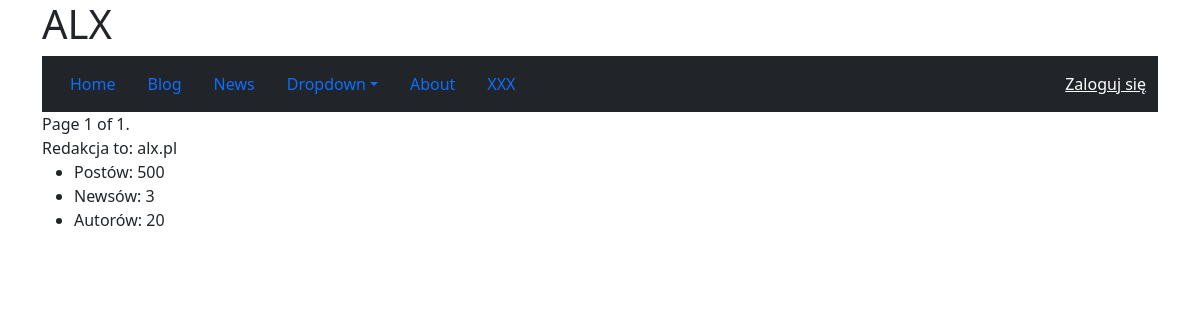
The page /blog/ on the database as committed earlier.
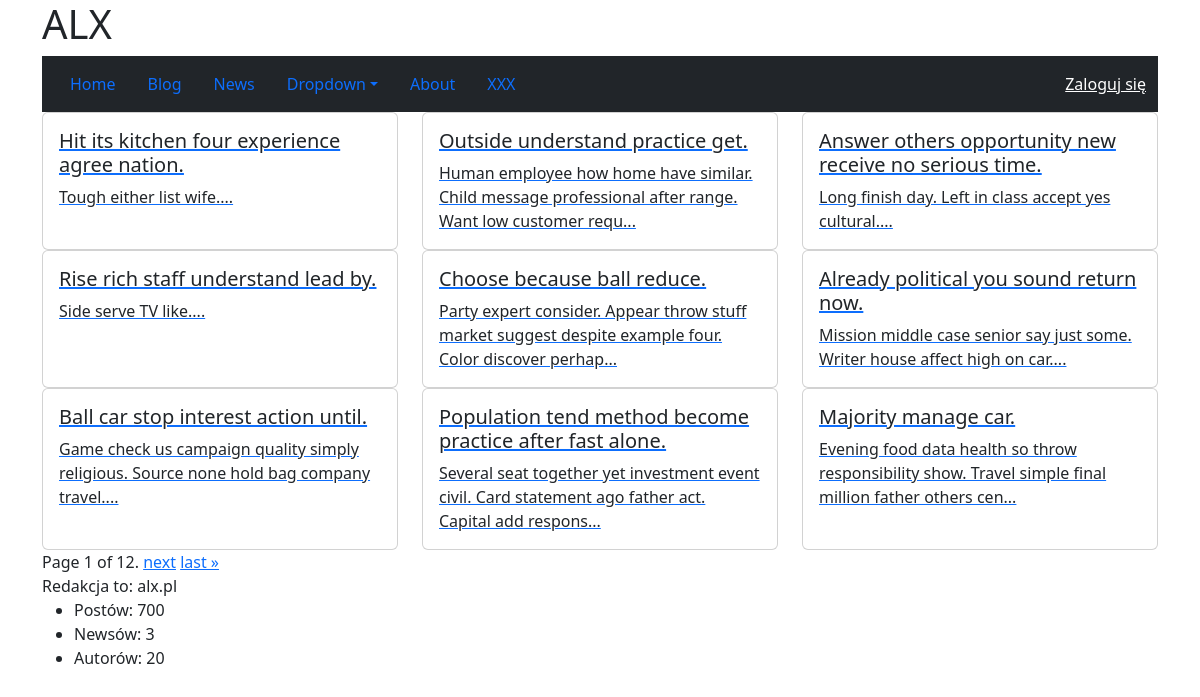
The same page on the database as committed later.
### blog/models.py (models this page shows, shortened)
class Post(models.Model):
    title = models.CharField(max_length=200)
    content = models.TextField()
    is_published = models.BooleanField(default=False)
    def get_snippet(self):
        return self.content[:100] + "..."

### blog/views.py (the view)
# urls.py: path("", views.PostListView.as_view(), name="list"),
class PostListView(ListView):
    model = Post
    template_name = "blog/list.html"
    paginate_by = 9
    def get_queryset(self):
        return self.model.objects.filter(is_published=True)

### blog/contextprocessors.py (called while the page is built)
def posts_count(request):
    return {'posts_count': blog.count_posts()}

### blog/services.py (called while the page is built)
    def count_posts(self):
        return self._posts.count()

### news/context_processors.py (called while the page is built)
def my_context(request):
    return {
        "redakcja": "alx.pl",
        "authors_count": Author.objects.count(),
        "news_count": News.objects.count()
    }

### blog/templates/blog/list.html (shortened to what this page needs)
{% extends "base.html" %}
{% block content %}
    <div class="row">
        {% for post in page_obj %}
            <div class="col-md-4">
                <a href="{% url 'blog:details' post.id %}">
                <div class="card h-100">
                    <div class="card-body">
                        <h5 class="card-title">{{ post.title }}</h5>
                        <p class="card-text">{{ post.get_snippet }}</p>
                    </div>
                </div>
                </a>
            </div>
        {% endfor %}
    </div>
    <div class="pagination">
    <span class="step-links">
        <span class="current">
            Page {{ page_obj.number }} of {{ page_obj.paginator.num_pages }}.
        </span>
        {% if page_obj.has_next %}
            <a href="?page={{ page_obj.next_page_number }}">next</a>
            <a href="?page={{ page_obj.paginator.num_pages }}">last &raquo;</a>
        {% endif %}
    </span>
</div>
{% endblock %}

### templates/base.html (shortened to what this page needs)
<!DOCTYPE html>
<html lang="en">
    <head>
        <link href="https://cdn.jsdelivr.net/npm/bootstrap@5.3.3/dist/css/bootstrap.min.css"
              rel="stylesheet">
    </head>
    <body>
        <div class="container">
            <header>
                <h1>ALX</h1>
                <nav class="navbar navbar-expand-sm bg-dark navbar-dark">
                    <div class="container-fluid">
                        <ul class="nav">
                            <li class="nav-item">
                                <a class="nav-link active" href="/">Home</a>
                            </li>
                            <li class="nav-item">
                                <a class="nav-link" href="{% url "blog:list" %}">Blog</a>
                            </li>
                            <li class="nav-item">
                                <a class="nav-link" href="{% url 'news:list' %}">News</a>
                            </li>
                            <li class="nav-item dropdown">
                                <a class="nav-link dropdown-toggle"
                                   href="#"
                                   role="button"
                                   data-bs-toggle="dropdown">Dropdown</a>
                            </li>
                            <li class="nav-item">
                                <a class="nav-link" href="javascript:void(0)">About</a>
                            </li>
                            <li class="nav-item ali">
                                <a class="nav-link" href="javascript:void(0)">XXX</a>
                            </li>
                        </ul>
                        <ul class="navbar-nav ms-auto">
                            <li class="nav-item">{% include 'includes/user_info.html' %}</li>
                        </ul>
                    </div>
                </nav>
            </header>
            {% block content %}
            {% endblock content %}
            <footer>
                <div>Redakcja to: {{ redakcja }}</div>
                <div>
                    <ul>
                        <li>Postów: {{ posts_count }}</li>
                        <li>Newsów: {{ news_count }}</li>
                        <li>Autorów: {{ authors_count }}</li>
                    </ul>
                </div>
            </footer>
        </div>
    </body>
</html>

### templates/includes/user_info.html
{% if user.is_authenticated %}
    <span style="color: white"> Witaj {{ user.username }}</span>
    <form action="{% url 'logout' %}" method="post">{% csrf_token %}
        <button type="submit">Wyloguj</button>
    </form>
{% else %}
    <a href="{% url 'login' %}" style="color: white;">Zaloguj się</a>
{% endif %}

Rows that differ between the two databases and show on the page:
added Post: title "Hit its kitchen four experience agree nation.", get_snippet "Tough either list wife...."
added Post: title "Outside understand practice get.", get_snippet "Human employee how home have similar. Child message professional after range. Want low customer requ..."
added Post: title "Answer others opportunity new receive no serious time.", get_snippet "Long finish day. Left in class accept yes cultural...."
added Post: title "Rise rich staff understand lead by.", get_snippet "Side serve TV like...."
added Post: title "Choose because ball reduce.", get_snippet "Party expert consider. Appear throw stuff market suggest despite example four. Color discover perhap..."
added Post: title "Already political you sound return now.", get_snippet "Mission middle case senior say just some. Writer house affect high on car...."
added Post: title "Ball car stop interest action until.", get_snippet "Game check us campaign quality simply religious. Source none hold bag company travel...."
added Post: title "Population tend method become practice after fast alone.", get_snippet "Several seat together yet investment event civil. Card statement ago father act. Capital add respons..."
added Post: title "Majority manage car.", get_snippet "Evening food data health so throw responsibility show. Travel simple final million father others cen..."
Other text that changed with them:
{{ page_obj.paginator.num_pages }}: "1" → "12"
{{ posts_count }}: "500" → "700"
text now shown: "next last »"
